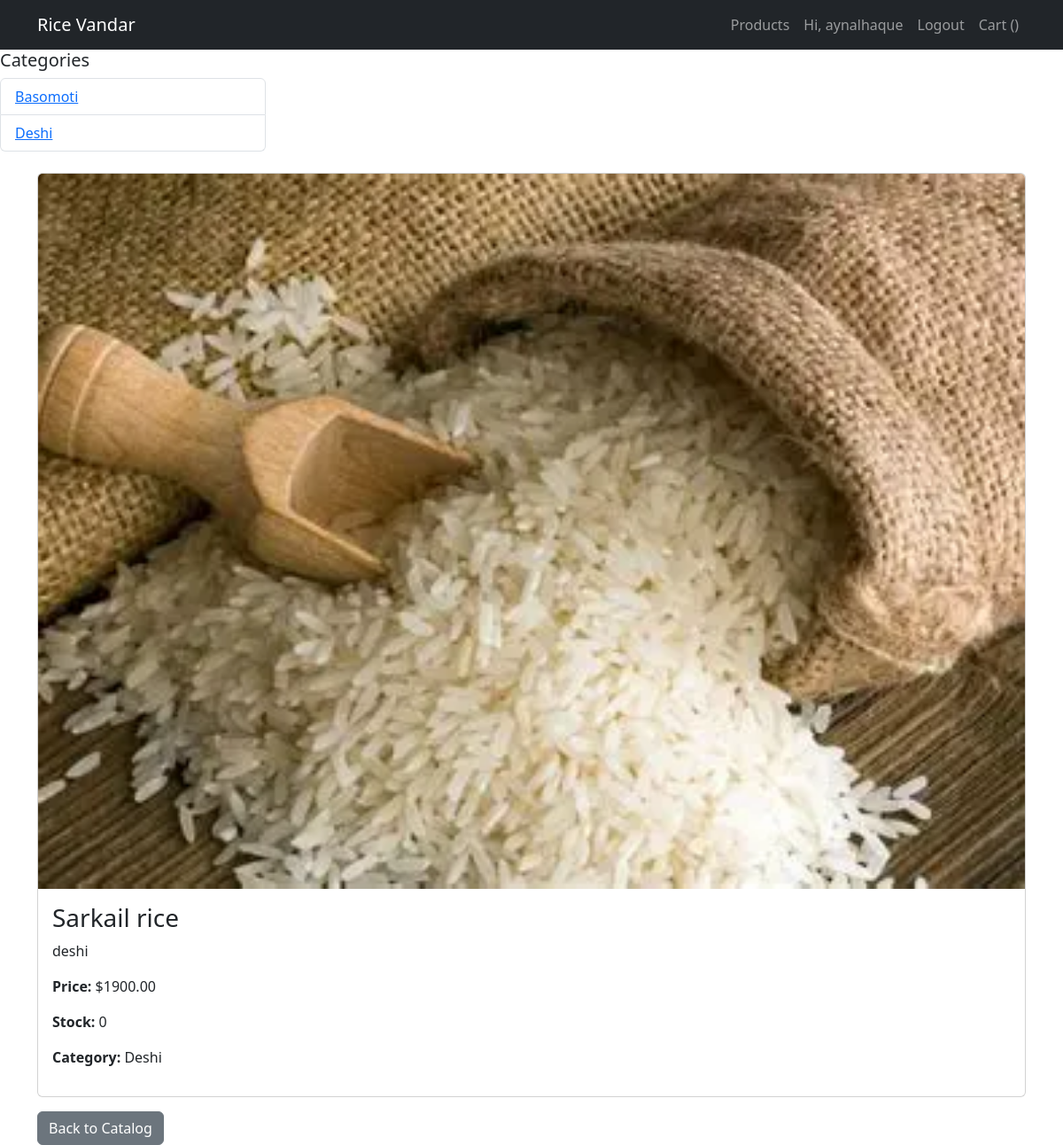
Page /product/2/ (signed in) on the committed database.
### catalogue/models.py (models this page shows, shortened)
class RiceCategory(models.Model):
    name = models.CharField(max_length=100, unique=True)
    description = models.TextField(blank=True, null=True)
    class Meta:
        verbose_name_plural = "Rice Categories"

class Product(models.Model):
    name = models.CharField(max_length=200)
    category = models.ForeignKey(RiceCategory, on_delete=models.CASCADE, related_name="products", null=True, blank=True)
    description = models.TextField(blank=True)
    price = models.DecimalField(max_digits=10, decimal_places=2)
    stock = models.PositiveIntegerField(default=0)
    image = models.ImageField(upload_to='products/', blank=True, null=True)
    created_at = models.DateTimeField(auto_now_add=True)
    updated_at = models.DateTimeField(auto_now=True)

### catalogue/views.py (the view)
# urls.py: path('product/<int:pk>/', views.product_detail, name='product_detail'),
def product_detail(request, pk):
    product = get_object_or_404(Product, pk=pk)
    categories = RiceCategory.objects.all()
    return render(request, 'catalogue/product_detail.html', {'product': product, 'categories': categories})

### templates/catalogue/product_detail.html (shortened to what this page needs)
{% extends "base.html" %}
{% block content %}
<div class="card mb-3">
    {% if product.image %}
    <img src="{{ product.image.url }}" class="card-img-top" alt="{{ product.name }}">
    {% endif %}
    <div class="card-body">
        <h3>{{ product.name }}</h3>
        <p>{{ product.description }}</p>
        <p><strong>Price:</strong> ${{ product.price }}</p>
        <p><strong>Stock:</strong> {{ product.stock }}</p>
        <p><strong>Category:</strong> {{ product.category.name }}</p>
    </div>
</div>
<a href="{% url 'catalogue:product_list' %}" class="btn btn-secondary">Back to Catalog</a>
{% endblock %}

### templates/base.html (shortened to what this page needs)
{% load static %}
<!DOCTYPE html>
<html lang="en">
<head>
    <link rel="stylesheet" href="{% static 'css/styles.css' %}?v={{ time }}">
    <link href="https://cdn.jsdelivr.net/npm/bootstrap@5.3.0/dist/css/bootstrap.min.css" rel="stylesheet">
</head>
<body>
    <nav class="navbar navbar-expand-lg navbar-dark bg-dark">
      <div class="container">
        <a class="navbar-brand " href="{% url 'catalogue:product_list' %}">Rice Vandar</a>
        <div>
          <ul class="navbar-nav">
            <li class="nav-item"><a class="nav-link" href="{% url 'catalogue:product_list' %}">Products</a></li>
            {% if user.is_authenticated %}
              <li class="nav-item"><a class="nav-link" href="{% url 'accounts:profile' %}">Hi, {{ user.username }}</a></li>
              <li class="nav-item"><a class="nav-link" href="{% url 'accounts:logout' %}">Logout</a></li>
            {% else %}
              <li class="nav-item"><a class="nav-link" href="{% url 'accounts:login' %}">Login</a></li>
              <li class="nav-item"><a class="nav-link" href="{% url 'accounts:register' %}">Register</a></li>
            {% endif %}
            <li class="nav-item"><a class="nav-link" href="{% url 'cart:view_cart' %}">Cart ({{ cart_item_count }})</a></li>
          </ul>
        </div>
      </div>
    </nav>
 <div class="col-md-3">
                <h5>Categories</h5>
                <ul class="list-group">
                    {% for cat in categories %}
                        <li class="list-group-item">
                            <a href="{% url 'catalogue:category_products' cat.id %}">{{ cat.name }}</a>
                        </li>
                    {% empty %}
                        <li class="list-group-item">No categories available</li>
                    {% endfor %}
                </ul>
            </div>
    <div class="container mt-4">
        {% block content %}{% endblock %}
    </div>
</body>
</html>

### static/css/styles.css (style rules this page uses)
body { background-color: hwb(110 23% 49%); color: black; }

### rows in the picture
RiceCategory: name "Basomoti"
RiceCategory: name "Deshi"
Product: image (picture), name "Sarkail rice", description "deshi", price "1900.00", stock "0", category.name "Deshi"

### other values in the picture
{{ user.username }} "aynalhaque"
